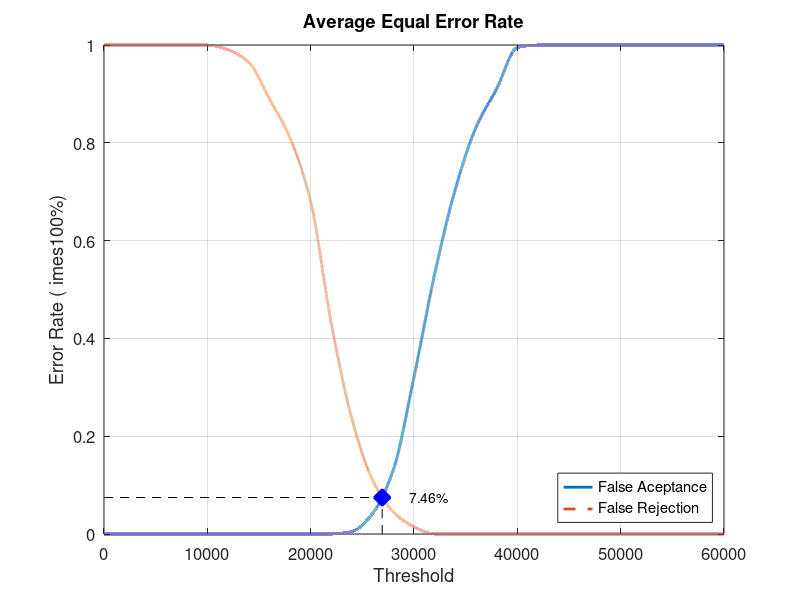
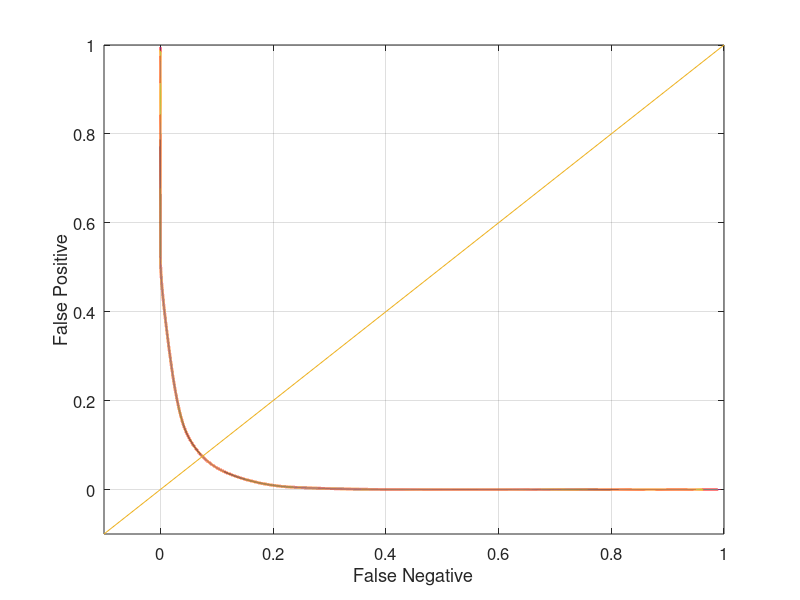

Write the MATLAB code that produced these figures, in order.
close all;
clear;
clc;
x = 0:2000:60000;
xq = 0:0.5:60000;

y0 = [0 0 0 0 0 0 0 0 0 0 0 0 0.00526316 0.0421053 0.131579 0.321053 0.531579 0.705263 0.831579 0.910526 0.994737 1 1 1 1 1 1 1 1 1 1]
yy0 = interp1(x, y0, xq, 'pchip');
y1 = [1 1 1 1 1 1 0.99 0.965 0.89 0.81 0.68 0.43 0.235 0.11 0.045 0.015 0 0 0 0 0 0 0 0 0 0 0 0 0 0 0]
yy1 = interp1(x, y1, xq, 'pchip');

% Calculating EER: 
y2 = abs(y0 - y1);
find(y2 == min(y2))
yy2 = abs(yy0 - yy1);
xEER = find(yy2 == min(yy2));
xEERIndex = xq(xEER) % X-axis EER
yEER = yy0(xEER) % Y-axis EER

main = figure
plot(xq, yy0,'-','LineWidth', 2);	hold on
plot(xq, yy1,'--','LineWidth', 2);	hold on
plot([xEERIndex xEERIndex], [0 yEER], 'k--');	hold on
plot([0 xEERIndex], [yEER yEER], 'k--');	hold on
plot(xEERIndex, yEER, 'bx', 'LineWidth', 10);	hold on
text(xEERIndex + 10 * xEERIndex / 100, yEER, [num2str(round((10000 * yEER)) / 100) '%'])
legend('False Aceptance', 'False Rejection', 'Location', 'SouthEast')
xlabel('Threshold')
ylabel('Error Rate (	imes100%)')
title('Average Equal Error Rate')
set(gca, 'FontSize', 12)
axis([0 60000 0 1])
grid on

print(main, 'Database3_1Main', '-dpng');
FNRxFPR = figure('Color', [1 1 1]);
plot(yy1, yy0, '-', yy1, yy0, 'LineWidth', 2);
hold on
y = -0.1:0.1:1
plot(y, y); 
set(gca, 'FontSize', 12)
xlabel('False Negative')
ylabel('False Positive')
axis([-0.1 1 -0.1 1])
set(gca, 'FontSize', 12)
grid on

print(FNRxFPR, 'Database3_1FNRxFPR','-dpng');
